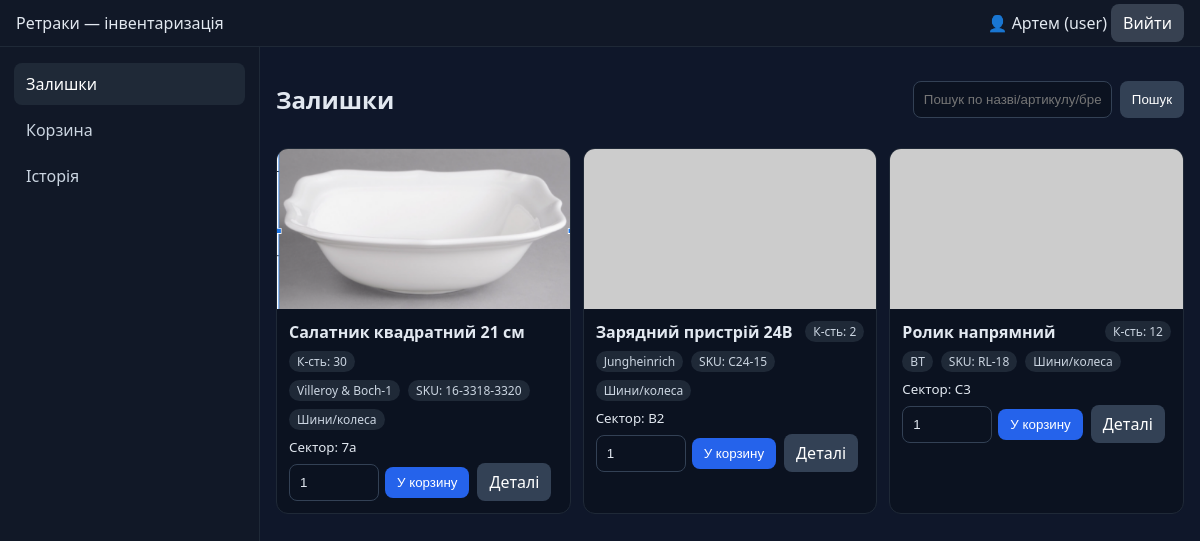
Before: /dashboard.php (signed in) with the older database file.
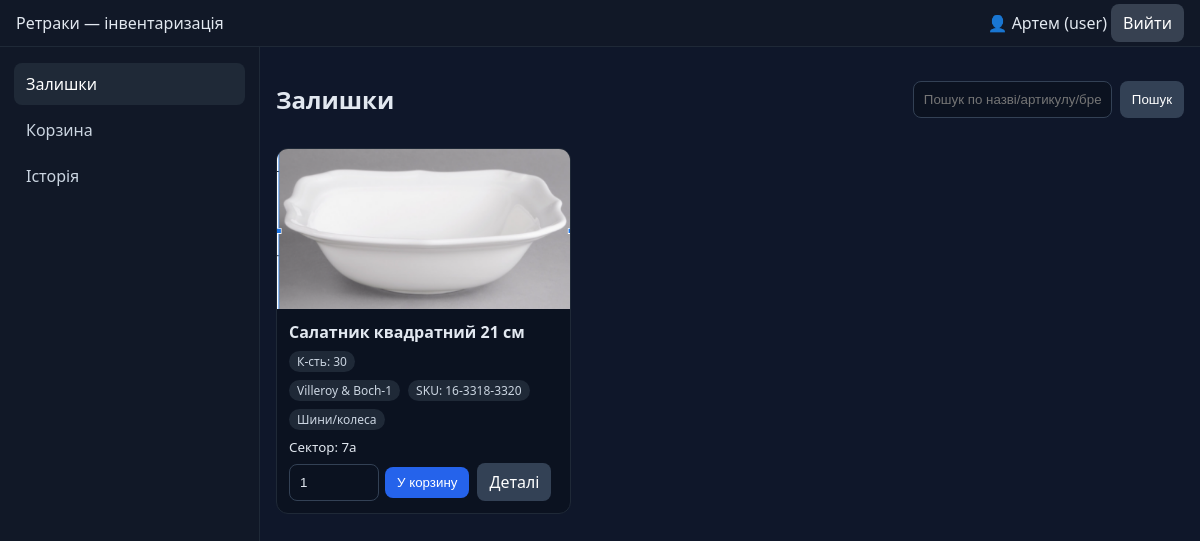
After: the same page with the newer database file.
### tables this page shows
CREATE TABLE items (
        id INTEGER PRIMARY KEY AUTOINCREMENT,
        name TEXT NOT NULL,
        brand TEXT,
        sku TEXT,
        sector TEXT,
        notes TEXT,
        qty INTEGER NOT NULL DEFAULT 0,
        photo TEXT, -- шлях до файлу у /uploads/items
        created_at TEXT DEFAULT CURRENT_TIMESTAMP
    , deleted_at TEXT DEFAULT NULL, category_id INTEGER DEFAULT NULL);

CREATE TABLE categories (
            id INTEGER PRIMARY KEY AUTOINCREMENT,
            name TEXT NOT NULL UNIQUE,
            created_at TEXT DEFAULT CURRENT_TIMESTAMP
        );

### pages/inventory.php (the view, shortened to what this page needs)
<?php
$db = db();
$q = trim($_GET['q'] ?? '');
$sql = "SELECT i.*, c.name AS category_name
          FROM items i
     LEFT JOIN categories c ON c.id = i.category_id
         WHERE i.deleted_at IS NULL";
$params = [];
$sql .= " ORDER BY i.created_at DESC";
$st = $db->prepare($sql);
$st->execute($params);
$items = $st->fetchAll();
?>
<div class="row" style="justify-content:space-between;align-items:center;margin-bottom:12px">
  <h2>Залишки</h2>
  <form method="get" action="/pages/inventory.php" style="display:flex;gap:8px">
    <input type="text" name="q" value="<?= htmlspecialchars($q) ?>" placeholder="Пошук по назві/артикулу/бренду/сектору/категорії...">
    <button class="btn secondary">Пошук</button>
  </form>
</div>
<div class="grid">
<?php foreach ($items as $it): ?>
  <div class="card">
    <?php if ($it['photo']): ?>
      <img src="<?= htmlspecialchars($it['photo']) ?>" alt="Фото товару">
    <?php else: ?>
      <img src="https://placehold.co/600x400?text=No+Photo" alt="Фото товару">
    <?php endif; ?>
    <div class="body">
      <div class="row" style="justify-content:space-between">
        <strong><?= htmlspecialchars($it['name']) ?></strong>
        <span class="badge">К-сть: <?= (int)$it['qty'] ?></span>
      </div>
      <div class="row">
        <span class="badge"><?= htmlspecialchars($it['brand'] ?: '—') ?></span>
        <span class="badge">SKU: <?= htmlspecialchars($it['sku'] ?: '—') ?></span>
        <span class="badge"><?= htmlspecialchars($it['category_name'] ?: 'Без категорії') ?></span>
      </div>
      <small>Сектор: <?= htmlspecialchars($it['sector'] ?: '—') ?></small>
      <div class="row">
        <form method="post" action="/logic/cart_logic.php" style="display:flex;gap:6px;align-items:center">
          <input type="number" name="qty" min="1" max="<?= max(1,(int)$it['qty']) ?>" value="1" style="width:90px">
          <button class="btn" type="submit">У корзину</button>
        </form>
        <form method="get" action="/pages/item.php">
<a href="#" class="btn secondary nav-link"
   data-page="item"
   data-query="id=<?= (int)$it['id'] ?>">Деталі</a>
        </form>
      </div>
    </div>
  </div>
<?php endforeach; ?>
</div>

### dashboard.php (shortened to what this page needs)
<?php
$user = $_SESSION['user'];
?>
<!doctype html>
<html lang="uk">
<head>
  <link rel="stylesheet" href="/assets/css/style.css">
</head>
<body>
  <header class="topbar">
    <div>Ретраки — інвентаризація</div>
    <div class="topbar-right">
      <span class="user">👤 <?= htmlspecialchars($user['name']) ?> (<?= htmlspecialchars($user['role']) ?>)</span>
      <a class="btn" href="/auth/logout.php">Вийти</a>
    </div>
  </header>
  <div class="layout">
    <aside class="sidebar">
      <nav>
        <a href="#" data-page="inventory" class="nav-link active">Залишки</a>
        <a href="#" data-page="cart" class="nav-link">Корзина</a>
        <a href="#" data-page="history" class="nav-link">Історія</a>
      </nav>
    </aside>
    <main id="content" class="content">
      <?php include __DIR__ . '/pages/inventory.php'; ?>
    </main>
  </div>
</body>
</html>

### assets/css/style.css (style rules this page uses)
* { box-sizing:border-box }
body { margin:0;font-family:system-ui,Segoe UI,Arial,sans-serif;background:#0f172a;color:#e2e8f0 }
a { color:inherit;text-decoration:none }
.topbar { display:flex;justify-content:space-between;align-items:center;padding:12px 16px;background:#111827;border-bottom:1px solid #1f2937 }
.topbar .btn { background:#374151;padding:8px 12px;border-radius:8px }
.layout { display:flex;min-height:calc(100vh - 54px) }
.sidebar { width:260px;min-width:220px;background:#111827;border-right:1px solid #1f2937;padding:12px 8px }
.sidebar .nav-link { display:block;padding:10px 12px;border-radius:8px;margin:4px 6px;color:#cbd5e1 }
.sidebar .nav-link.active,.sidebar .nav-link:hover { background:#1f2937;color:#fff }
.content { flex:1;padding:16px }
.grid { display:grid;grid-template-columns:repeat(auto-fill,minmax(260px,1fr));gap:12px }
.card { background:#0b1220;border:1px solid #1f2937;border-radius:12px;overflow:hidden;display:flex;flex-direction:column }
.card img { width:100%;height:160px;object-fit:cover;background:#0a0f1e }
.card .body { padding:12px;display:flex;flex-direction:column;gap:8px }
.badge { background:#1f2937;color:#cbd5e1;padding:2px 8px;border-radius:999px;font-size:12px;display:inline-block }
.row { display:flex;gap:8px;align-items:center;flex-wrap:wrap }
.btn { background:#2563eb;border:none;padding:8px 12px;border-radius:8px;color:#fff;cursor:pointer }
.btn.secondary { background:#334155 }
input,select,textarea { width:100%;padding:10px;border-radius:8px;border:1px solid #334155;background:#0b1220;color:#e2e8f0 }

Changed rows visible on the page:
no longer on this page (row edited): items: name "Зарядний пристрій 24В", qty "2", brand "Jungheinrich", sku "C24-15", category.name "Шини/колеса", sector "B2"
no longer on this page (row edited): items: name "Ролик напрямний", qty "12", brand "BT", sku "RL-18", category.name "Шини/колеса", sector "C3"
